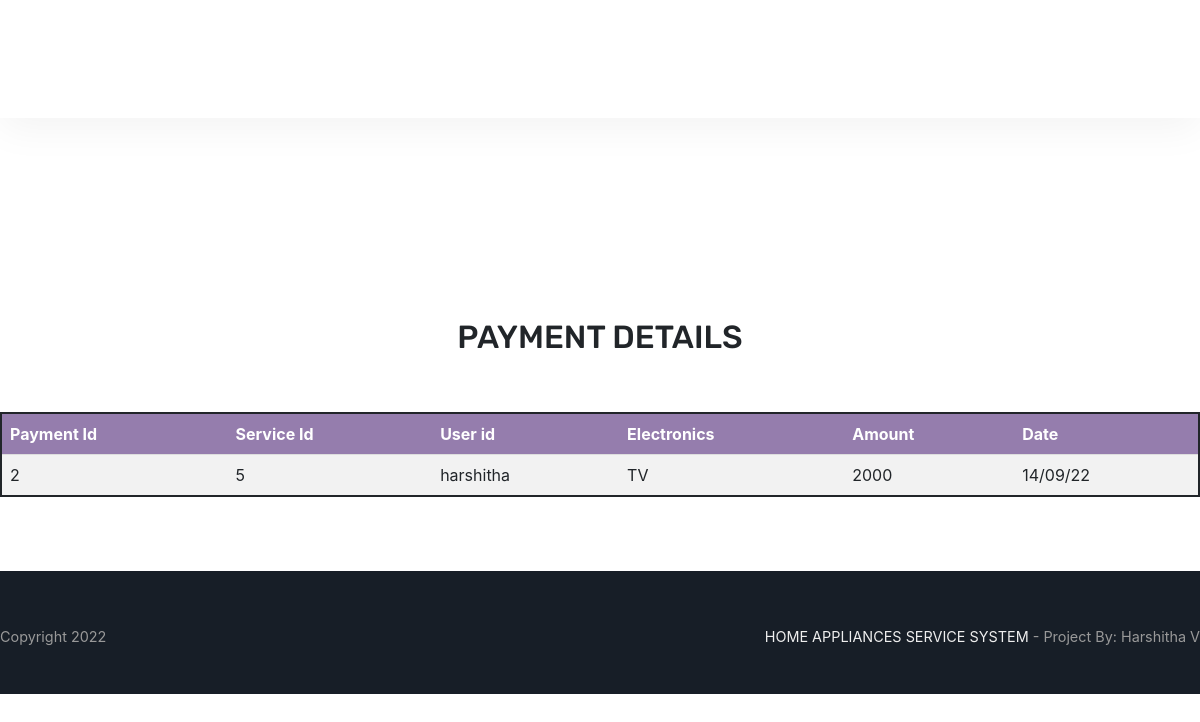
The app's page /Viewpayment1.php with its own data.
### tables this page shows
CREATE TABLE IF NOT EXISTS `payment` (
  `id` int(4) NOT NULL AUTO_INCREMENT,
  `Serviceid` int(4) NOT NULL,
  `Uid` varchar(100) NOT NULL,
  `Electronics` varchar(100) NOT NULL,
  `Amount` varchar(100) NOT NULL,
  `Pdate` varchar(100) NOT NULL,
  `Cardno` varchar(100) NOT NULL,
  PRIMARY KEY (`id`)
);

### Viewpayment1.php (the view, shortened to what this page needs)
<?php
include('Adminheader.php');
?>
<div align="center">
<form action="" name="register"  id="register" method="post">
	<br>
<h2>PAYMENT DETAILS</h2>
<br>
<br>
<table>
	<tr>
			<th>Payment Id</font></th>
			<th >Service Id</font></th>
			<th >User id</font></th>
			<th >Electronics</font></th>
				<th >Amount</font></th>
				<th >Date</font></th>
	</tr>
	<?php
	$query = "select * from payment";
	$result = mysql_query($query) or die(mysql_error());
	while($row = mysql_fetch_assoc($result))
		{
 ?>
	<tr>
		<td ><?php echo $row['id']; ?></font></td>
		<td ><?php echo $row['Serviceid']; ?></font></td>
		<td ><?php echo $row['Uid']; ?></font></td>
		<td ><?php echo $row['Electronics']; ?></font></td>
		<td ><?php echo $row['Amount']; ?></font></td>
		<td ><?php echo $row['Pdate']; ?></font></td>
	</tr>
	<?php }  ?>
	</table>
	<br>
	</form>
</div>
<?php
include('footer.php');
?>

### assets/css/theme.css (style rules this page uses)
body { font-family: "Verdana", -apple-system, BlinkMacSystemFont, "Verdana", sans-serif; }
.h1, .h2, .h3, .h4, .h5, .h6, h1, h2, h3, h4, h5, h6 { font-family: "Rubik", -apple-system, BlinkMacSystemFont, "Helvetica Neue", sans-serif; }

### Viewpayment1.php (style rules this page uses)
body { background-image: url("https://encrypted-tbn0.gstatic.com/images?q=tbn:ANd9GcQQT2H1kXloCir74f9WAmVlADpR9fNbzOmapQ&usqp=CAU"); background-repeat:no-repeat; background-size: cover; }
table { border: 2px solid; width: 100%; top:10px; }
th, td { padding: 8px; text-align: left; border-bottom: 1px solid #ddd; }
tr:nth-child(even) { background-color: #f2f2f2 }
th { background-color: #957DAD; color: white; }

### records on screen
payment: id "2", Serviceid "5", Uid "harshitha", Electronics "TV", Amount "2000", Pdate "14/09/22"
